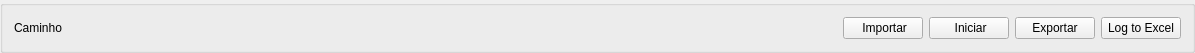
                <widget class="QGroupBox" name="bottomconfig">
                 <property name="maximumSize">
                  <size>
                   <width>16777215</width>
                   <height>50</height>
                  </size>
                 </property>
                 <property name="mouseTracking">
                  <bool>false</bool>
                 </property>
                 <property name="styleSheet">
                  <string notr="true"/>
                 </property>
                 <property name="flat">
                  <bool>true</bool>
                 </property>
                 <layout class="QHBoxLayout" name="horizontalLayout_5">
                  <item>
                   <widget class="QLabel" name="label_2">
                    <property name="text">
                     <string>Caminho</string>
                    </property>
                   </widget>
                  </item>
                  <item>
                   <widget class="QLabel" name="icon">
                    <property name="font">
                     <font>
                      <family>Yu Gothic</family>
                      <pointsize>11</pointsize>
                      <weight>50</weight>
                      <italic>false</italic>
                      <bold>false</bold>
                      <underline>false</underline>
                      <strikeout>false</strikeout>
                      <stylestrategy>PreferAntialias</stylestrategy>
                      <kerning>true</kerning>
                     </font>
                    </property>
                    <property name="text">
                     <string/>
                    </property>
                    <property name="pixmap">
                     <pixmap resource="sources.qrc">:/newicons/newicons/openfolder.png</pixmap>
                    </property>
                   </widget>
                  </item>
                  <item>
                   <widget class="QLabel" name="label_file_directory">
                    <property name="maximumSize">
                     <size>
                      <width>400</width>
                      <height>16777215</height>
                     </size>
                    </property>
                    <property name="font">
                     <font>
                      <family>Bahnschrift Light</family>
                      <pointsize>6</pointsize>
                      <weight>50</weight>
                      <italic>false</italic>
                      <bold>false</bold>
                      <underline>false</underline>
                      <strikeout>false</strikeout>
                      <stylestrategy>PreferAntialias</stylestrategy>
                      <kerning>true</kerning>
                     </font>
                    </property>
                    <property name="styleSheet">
                     <string notr="true"/>
                    </property>
                    <property name="text">
                     <string/>
                    </property>
                   </widget>
                  </item>
                  <item>
                   <spacer name="spaceing">
                    <property name="orientation">
                     <enum>Qt::Horizontal</enum>
                    </property>
                    <property name="sizeHint" stdset="0">
                     <size>
                      <width>749</width>
                      <height>20</height>
                     </size>
                    </property>
                   </spacer>
                  </item>
                  <item>
                   <widget class="QPushButton" name="start">
                    <property name="maximumSize">
                     <size>
                      <width>100</width>
                      <height>16777215</height>
                     </size>
                    </property>
                    <property name="toolTip">
                     <string/>
                    </property>
                    <property name="styleSheet">
                     <string notr="true"/>
                    </property>
                    <property name="text">
                     <string> Importar</string>
                    </property>
                    <property name="icon">
                     <iconset resource="sources.qrc">
                      <normaloff>:/newicons/newicons/import-file.png</normaloff>:/newicons/newicons/import-file.png</iconset>
                    </property>
                    <property name="iconSize">
                     <size>
                      <width>20</width>
                      <height>20</height>
                     </size>
                    </property>
                   </widget>
                  </item>
                  <item>
                   <widget class="QPushButton" name="start_validation">
                    <property name="maximumSize">
                     <size>
                      <width>100</width>
                      <height>16777215</height>
                     </size>
                    </property>
                    <property name="toolTip">
                     <string>Parar</string>
                    </property>
                    <property name="styleSheet">
                     <string notr="true"/>
                    </property>
                    <property name="text">
                     <string> Iniciar</string>
                    </property>
                    <property name="icon">
                     <iconset resource="sources.qrc">
                      <normaloff>:/newicons/newicons/start.png</normaloff>:/newicons/newicons/start.png</iconset>
                    </property>
                    <property name="iconSize">
                     <size>
                      <width>20</width>
                      <height>20</height>
                     </size>
                    </property>
                   </widget>
                  </item>
                  <item>
                   <widget class="QPushButton" name="export_xlsx">
                    <property name="toolTip">
                     <string>Exporta somente valores Validos</string>
                    </property>
                    <property name="styleSheet">
                     <string notr="true"/>
                    </property>
                    <property name="text">
                     <string>Exportar</string>
                    </property>
                    <property name="icon">
                     <iconset resource="sources.qrc">
                      <normaloff>:/newicons/newicons/excel.png</normaloff>:/newicons/newicons/excel.png</iconset>
                    </property>
                    <property name="iconSize">
                     <size>
                      <width>20</width>
                      <height>20</height>
                     </size>
                    </property>
                   </widget>
                  </item>
                  <item>
                   <widget class="QPushButton" name="jsontoxls">
                    <property name="toolTip">
                     <string>É exportado uma planilha de erros identificados.</string>
                    </property>
                    <property name="text">
                     <string>Log to Excel</string>
                    </property>
                    <property name="icon">
                     <iconset resource="sources.qrc">
                      <normaloff>:/newicons/newicons/excelimport.png</normaloff>:/newicons/newicons/excelimport.png</iconset>
                    </property>
                    <property name="iconSize">
                     <size>
                      <width>20</width>
                      <height>20</height>
                     </size>
                    </property>
                   </widget>
                  </item>
                 </layout>
                </widget>
